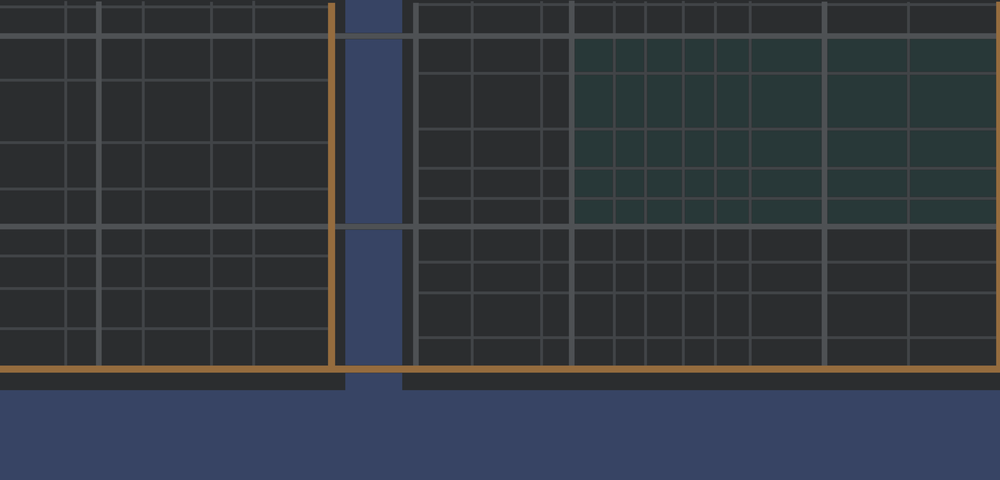
#> input picture graph/mapafinal.png, 1000 x 480 px, shrunk from 4098 x 1968 before the run
$ python processar_mapa.py
#> lines starting #> are read from the running program, lines starting #| are printed output that depends on the picture; after the words box and inside, x2 and y2 are one past the last pixel; in counts of white or black regions, pixels touching at a corner belong together
import cv2
import numpy as np
import matplotlib.pyplot as plt
from sklearn.cluster import DBSCAN


def salvar_coordenadas(pontos, arquivo_saida, cabecalho=""):
    """
    Salva as coordenadas dos pontos em um arquivo de texto.
    Formato: uma coordenada por linha, no formato 'x,y'
    """
    with open(arquivo_saida, 'w') as f:
        if cabecalho:
            f.write(f"{cabecalho}\n")
        for x, y in pontos:
            f.write(f"{x},{y}\n")
    print(f"Coordenadas salvas em: {arquivo_saida}")


def concatenar_pontos_proximos(pontos, distancia_max=10):
    """
    Concatena pontos que estão a menos de 'distancia_max' pixels de distância,
    substituindo-os pelo ponto médio do grupo.
    """
    if len(pontos) == 0:
        return pontos

    # Converter para array numpy
    pontos_array = np.array(pontos)

    # Usar DBSCAN para agrupar pontos próximos
    clustering = DBSCAN(eps=distancia_max, min_samples=1).fit(pontos_array)
    labels = clustering.labels_

    pontos_concatenados = []
    # Para cada cluster, calcular o ponto médio
    for label in set(labels):
        pontos_cluster = pontos_array[labels == label]
        ponto_medio = np.mean(pontos_cluster, axis=0).astype(int)
        pontos_concatenados.append(tuple(ponto_medio))

    print(f"Pontos antes da concatenação: {len(pontos)}")
    print(f"Pontos após concatenação: {len(pontos_concatenados)}")
    return pontos_concatenados


def filtrar_pontos_sobre_vias(pontos, img_rgb, tolerancia=20):
    """
    Filtra pontos, mantendo apenas aqueles que estão sobre vias das cores
    #4E5154 ou #956C3E.
    """
    # Definir cores das vias (RGB)
    cor_via1 = np.array([0x95, 0x6C, 0x3E], dtype=np.int16)  # 95 6C 3E
    cor_via2 = np.array([0x4E, 0x51, 0x54], dtype=np.int16)  # 4E 51 54

    # Criar faixas com tolerância e fazer clip para [0,255]
    lower1 = np.clip(cor_via1 - tolerancia, 0, 255).astype(np.uint8)
    upper1 = np.clip(cor_via1 + tolerancia, 0, 255).astype(np.uint8)
    lower2 = np.clip(cor_via2 - tolerancia, 0, 255).astype(np.uint8)
    upper2 = np.clip(cor_via2 + tolerancia, 0, 255).astype(np.uint8)

    # Criar máscaras para vias
    mask_via1 = cv2.inRange(img_rgb, lower1, upper1)
    mask_via2 = cv2.inRange(img_rgb, lower2, upper2)
    mask_vias = cv2.bitwise_or(mask_via1, mask_via2)

    pontos_filtrados = []
    pontos_removidos = 0
    h, w = mask_vias.shape[:2]

    for x, y in pontos:
        # Verificar se o ponto está sobre uma via
        if (0 <= y < h) and (0 <= x < w) and (mask_vias[y, x] > 0):
            pontos_filtrados.append((x, y))
        else:
            pontos_removidos += 1

    print(f"Pontos removidos (não estão sobre vias): {pontos_removidos}")
    print(f"Pontos restantes após filtro de vias: {len(pontos_filtrados)}")
    return pontos_filtrados, mask_vias


def calcular_centros_retangulos(contornos, area_minima=0):
    """
    Calcula os centros de todos os retângulos/contornos detectados.
    """
    centros = []
    for i, contorno in enumerate(contornos):
        # Filtrar por área mínima se especificado
        area = cv2.contourArea(contorno)
        if area < area_minima:
            continue

        # Calcular o momento do contorno para encontrar o centro
        M = cv2.moments(contorno)
        if M["m00"] != 0:
            centro_x = int(M["m10"] / M["m00"])
            centro_y = int(M["m01"] / M["m00"])
            centros.append((centro_x, centro_y))
        else:
            # Se não conseguir calcular pelos momentos, usar o retângulo delimitador
            x, y, w, h = cv2.boundingRect(contorno)
            centro_x = x + w // 2
            centro_y = y + h // 2
            centros.append((centro_x, centro_y))

    print(f"Centros de construções calculados: {len(centros)}")
    return centros


def detectar_retangulos_pretos(
    imagem_path,
    output_path,
    arquivo_cruzamentos=None,
    arquivo_construcoes=None,
    distancia_concatenacao=10
):
    """
    Detecta retângulos pretos (construções) e marca:
    - Pontos verdes nos vértices (cruzamentos)
    - Pontos azuis nos centros (construções)
    """
#> called with imagem_path = 'mapafinal.png', output_path = 'mapa_completo.png', arquivo_cruzamentos = 'pontos_cruzamentos.txt', arquivo_construcoes = 'pontos_construcoes.txt', distancia_concatenacao = 50
    # Carregar a imagem
    img = cv2.imread(imagem_path)
#> img is the input picture: shape (480, 1000, 3); mean B, G, R 63.8, 56.2, 50.6
    if img is None:
        print("Erro: Não foi possível carregar a imagem")
        return

    # Converter para RGB para exibição
    img_rgb = cv2.cvtColor(img, cv2.COLOR_BGR2RGB)

    # Converter para escala de cinza
    img_cinza = cv2.cvtColor(img, cv2.COLOR_BGR2GRAY)
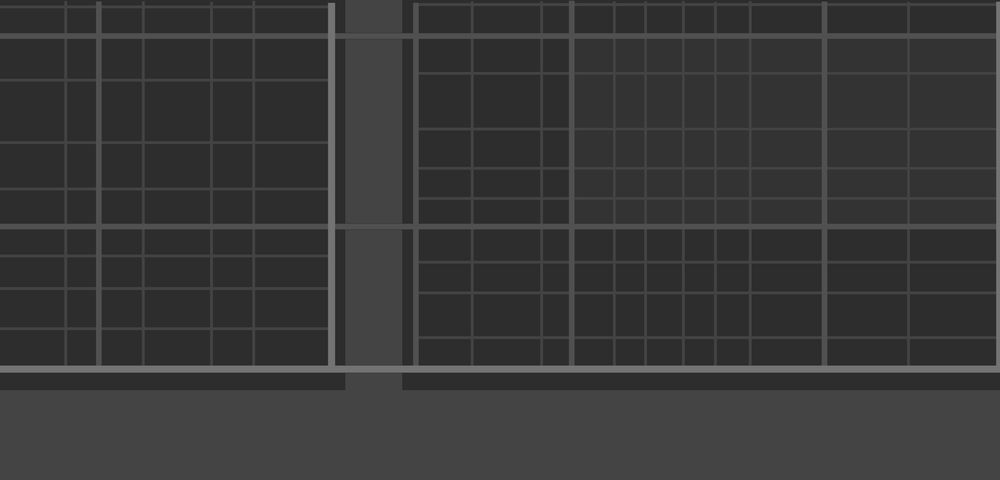
#> img_cinza: shape (480, 1000); min 38, max 123, mean 55.5

    # Criar máscara para áreas pretas (construções)
    _, mask_pretas = cv2.threshold(img_cinza, 50, 255, cv2.THRESH_BINARY_INV)
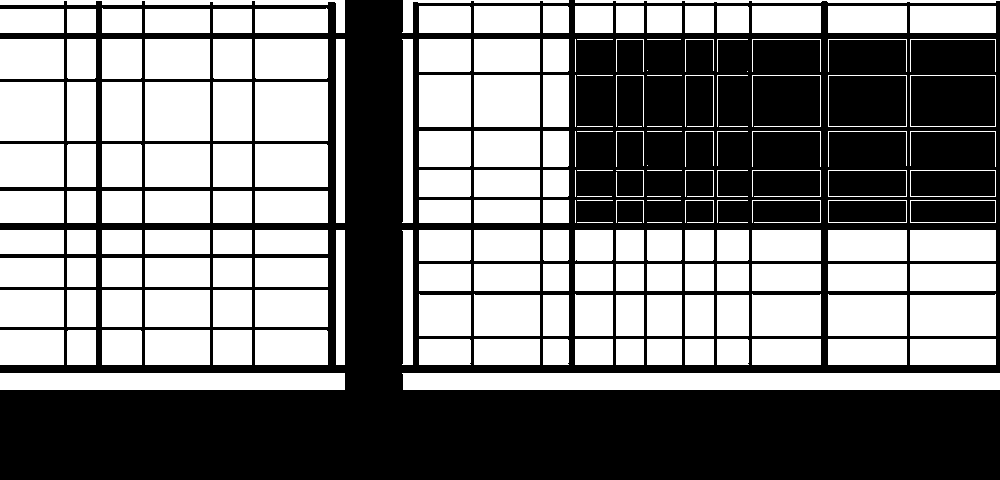
#> mask_pretas: shape (480, 1000); 49.6% white; 191 white regions (3 under 20 px), largest, box (x1, y1, x2, y2) and area: (402, 373, 1000, 390) 10150, (0, 373, 345, 390) 5865, (255, 82, 328, 141) 4307

    # Operações morfológicas para limpar a máscara
    kernel = np.ones((3, 3), np.uint8)
    mask_pretas = cv2.morphologyEx(mask_pretas, cv2.MORPH_OPEN, kernel)
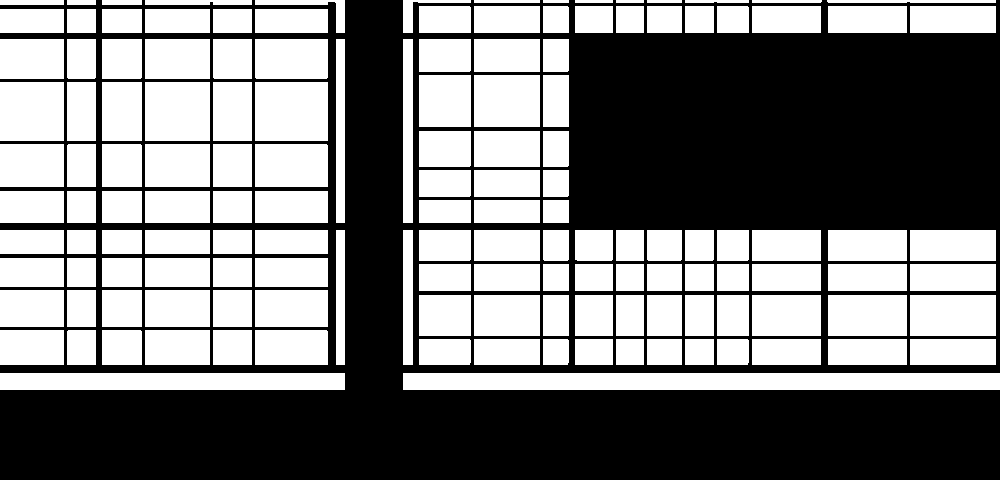
#> mask_pretas: shape (480, 1000); 48.5% white; 144 white regions
    mask_pretas = cv2.morphologyEx(mask_pretas, cv2.MORPH_CLOSE, kernel)

    # Encontrar contornos na máscara
    contornos, _ = cv2.findContours(mask_pretas, cv2.RETR_EXTERNAL, cv2.CHAIN_APPROX_SIMPLE)
#> contornos = 144 contours; largest, box (x1, y1, x2, y2) and area: (403, 373, 1000, 390) 9536, (0, 373, 345, 390) 5504, (255, 82, 328, 141) 4176, (145, 82, 210, 141) 3712, (0, 82, 64, 141) 3654
    print(f"Contornos encontrados: {len(contornos)}")
#| Contornos encontrados: 144

    # ETAPA 1: Encontrar vértices dos retângulos (cruzamentos)
    pontos_cruzamento = []

    # Processar cada contorno para extrair vértices
    for i, contorno in enumerate(contornos):
        # Aproximar o contorno para um polígono
        epsilon = 0.02 * cv2.arcLength(contorno, True)
        approx = cv2.approxPolyDP(contorno, epsilon, True)

        # Se tiver 4 vértices, é um retângulo/quadrilátero
        if len(approx) == 4:
            vertices = approx.reshape(4, 2)
            for vertice in vertices:
                x, y = vertice
                pontos_cruzamento.append((int(x), int(y)))
        else:
            # Usar retângulo delimitador
            x, y, w, h = cv2.boundingRect(contorno)
            pontos_cruzamento.extend(
                [(x, y), (x + w, y), (x + w, y + h), (x, y + h)]
            )
#> this loop made 144 passes
#> (contorno, epsilon, approx, x, y, w, h) on pass 1: ([[403, 373], [403, 389], [999, 389], [999, 373]], 24.48, [[403, 373], [999, 389]], 403, 373, 597, 17)
#> (epsilon, vertices) on passes 2 to 7: (14.4, [[0, 373], [0, 389], [344, 389], [344, 373]]), (4.4, [[910, 339], [910, 364], [995, 364], [995, 339]]), (4.12, [[828, 339], [828, 364], [906, 364], [906, 339]]), (3.72, [[752, 339], [752, 364], [820, 364], [820, 339]]), (2.22, [[717, 339], [717, 364], [747, 364], [747, 339]]), (2.12, [[685, 339], [685, 364], [713, 364], [713, 339]])
#> after the loop, pontos_cruzamento = 576 pairs, first value 0 to 1000, second value 0 to 390

    # Processar vértices (cruzamentos)
    pontos_concatenados = concatenar_pontos_proximos(pontos_cruzamento, distancia_concatenacao)
#> in concatenar_pontos_proximos, `pontos_array = np.array(pontos)`: pontos_array has the same summary as pontos_cruzamento in detectar_retangulos_pretos
#> in concatenar_pontos_proximos, `labels = clustering.labels_`: labels = 576 values, max 17 at index 480, min 0 at index 0, mean 7.4
#> the loop in concatenar_pontos_proximos, `for label in set(labels):` made 18 passes
#> ponto_medio on passes 1 to 12: [447, 248], [996, 314], [0, 265], [332, 267], [908, 297], [824, 297], [630, 277], [232, 247], [102, 247], [235, 41], [333, 38], [102, 34]
#> (pontos_cluster, ponto_medio) on passes 16 to 17: ([[910, 6], [910, 32], [906, 32], [906, 6]], [908, 19]), ([[995, 32], [995, 6], [996, 0], [996, 3]], [995, 10])
#> after the loop in concatenar_pontos_proximos, `for label in set(labels):`: pontos_concatenados = [(447, 248), (996, 314), (0, 265), (332, 267), (908, 297), (824, 297), (630, 277), (232, 247), (102, 247), (235, 41), (333, 38), (102, 34), (0, 34), (627, 18), (448, 35), (908, 19), (995, 10), (824, 10)]
#| Pontos antes da concatenação: 576
#| Pontos após concatenação: 18
    pontos_cruzamentos_filtrados, mask_vias = filtrar_pontos_sobre_vias(pontos_concatenados, img_rgb)
#> in filtrar_pontos_sobre_vias, `mask_via1 = cv2.inRange(img_rgb, lower1, upper1)`:
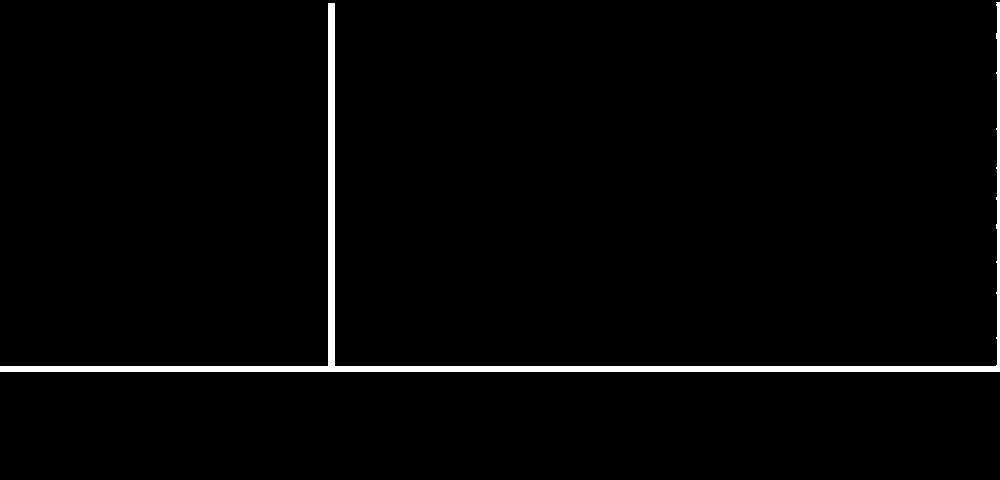
#> mask_via1: shape (480, 1000); 2% white; 1 white region, box (x1, y1, x2, y2) and area: (0, 2, 1000, 372) 9663
#> in filtrar_pontos_sobre_vias, `mask_via2 = cv2.inRange(img_rgb, lower2, upper2)`: mask_via2: shape (480, 1000); 9.8% white; 4 white regions (1 under 20 px), largest, box (x1, y1, x2, y2) and area: (335, 1, 996, 366) 32511, (0, 1, 328, 366) 14576, (345, 365, 402, 366) 57
#> in filtrar_pontos_sobre_vias, `mask_vias = cv2.bitwise_or(mask_via1, mask_via2)`:
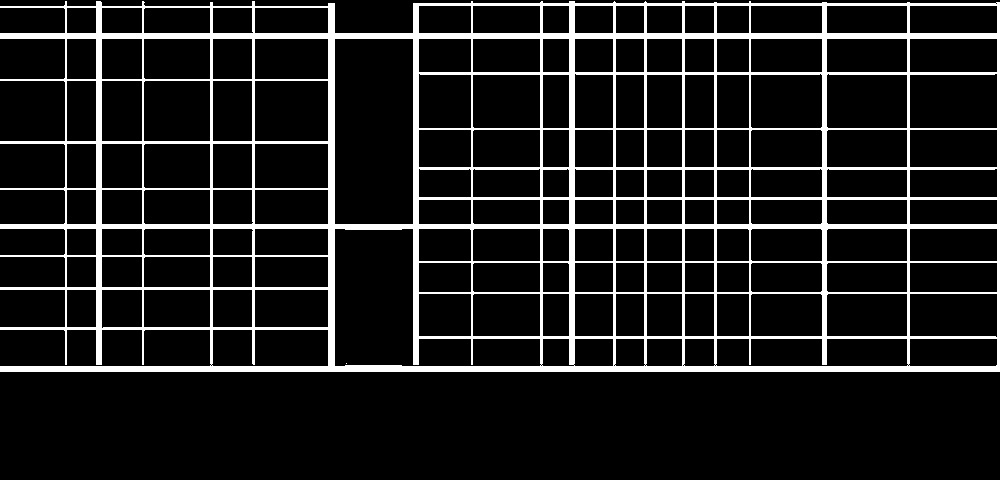
#> mask_vias: shape (480, 1000); 11.8% white; 2 white regions (1 under 20 px), largest, box (x1, y1, x2, y2) and area: (0, 1, 1000, 372) 56807
#> the loop in filtrar_pontos_sobre_vias, `for x, y in pontos:` made 18 passes
#> after the loop in filtrar_pontos_sobre_vias, `for x, y in pontos:`: pontos_filtrados = [(332, 267), (908, 297), (824, 297), (333, 38), (102, 34), (0, 34), (448, 35), (908, 19), (824, 10)]; pontos_removidos = 9
#| Pontos removidos (não estão sobre vias): 9
#| Pontos restantes após filtro de vias: 9
#> pontos_cruzamentos_filtrados has the same summary as pontos_filtrados in filtrar_pontos_sobre_vias

    # ETAPA 2: Calcular centros dos retângulos (construções)
    pontos_construcoes = calcular_centros_retangulos(contornos)
#> the loop in calcular_centros_retangulos, `for i, contorno in enumerate(contornos):` made 144 passes
#> (contorno, area, centro_x, centro_y) on passes 1, 2, 3, 4, 5, 7, 8, 9, 10, 12: ([[403, 373], [403, 389], [999, 389], [999, 373]], 9536, 701, 381), ([[0, 373], [0, 389], [344, 389], [344, 373]], 5504, 172, 381), ([[910, 339], [910, 364], [995, 364], [995, 339]], 2125, 952, 351), ([[828, 339], [828, 364], [906, 364], [906, 339]], 1950, 867, 351), ([[752, 339], [752, 364], [820, 364], [820, 339]], 1700, 786, 351), ([[685, 339], [685, 364], [713, 364], [713, 339]], 700, 699, 351), ([[647, 339], [647, 364], [681, 364], [681, 339]], 850, 664, 351), ([[616, 339], [616, 364], [643, 364], [643, 339]], 675, 629, 351), ([[575, 339], [575, 364], [612, 364], [612, 339]], 925, 593, 351), ([[474, 339], [474, 364], [539, 364], [539, 339]], 1625, 506, 351)
#> (area, centro_x, centro_y) on passes 6, 11, 13, 14, 17, 18: (773, 732, 351), (623, 555, 351), (1273, 444, 351), (2447.5, 290, 347), (1325.5, 121, 347), (951.5, 81, 347)
#> after the loop in calcular_centros_retangulos, `for i, contorno in enumerate(contornos):`: centros = 144 pairs, first value 31 to 952, second value 0 to 381
#| Centros de construções calculados: 144
#> pontos_construcoes has the same summary as centros in calcular_centros_retangulos

    print("RESUMO:")
    print(f"  Cruzamentos: {len(pontos_cruzamentos_filtrados)} pontos")
#|   Cruzamentos: 9 pontos
    print(f"  Construções: {len(pontos_construcoes)} pontos")
#|   Construções: 144 pontos

    # Criar imagem de resultado - APENAS COM OS PONTOS, SEM CONTORNOS
    img_resultado = img_rgb.copy()

    # Marcar pontos de CRUZAMENTO nos vértices (VERDE) - SEM BORDA BRANCA
    for x, y in pontos_cruzamentos_filtrados:
        cv2.circle(img_resultado, (x, y), 6, (0, 255, 0), -1)  # Verde sólido
#> this loop made 9 passes
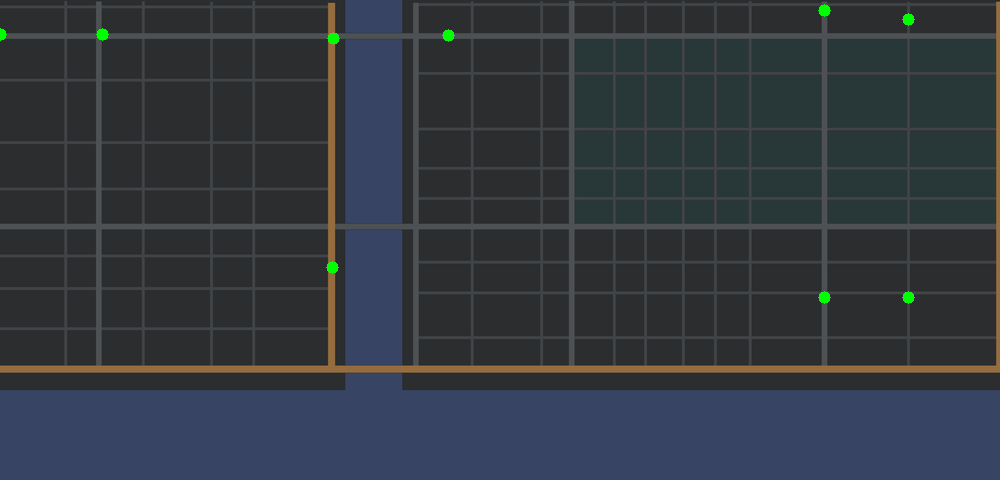
#> img_resultado: shape (480, 1000, 3); mean R, G, B 50.4, 56.5, 63.7

    # Marcar pontos de CONSTRUÇÃO nos centros (AZUL) - SEM BORDA BRANCA
    for x, y in pontos_construcoes:
        cv2.circle(img_resultado, (x, y), 6, (255, 0, 0), -1)  # Azul sólido
#> this loop made 144 passes
#> (x, y) on passes 1 to 12: (701, 381), (172, 381), (952, 351), (867, 351), (786, 351), (732, 351), (699, 351), (664, 351), (629, 351), (593, 351), (555, 351), (506, 351)
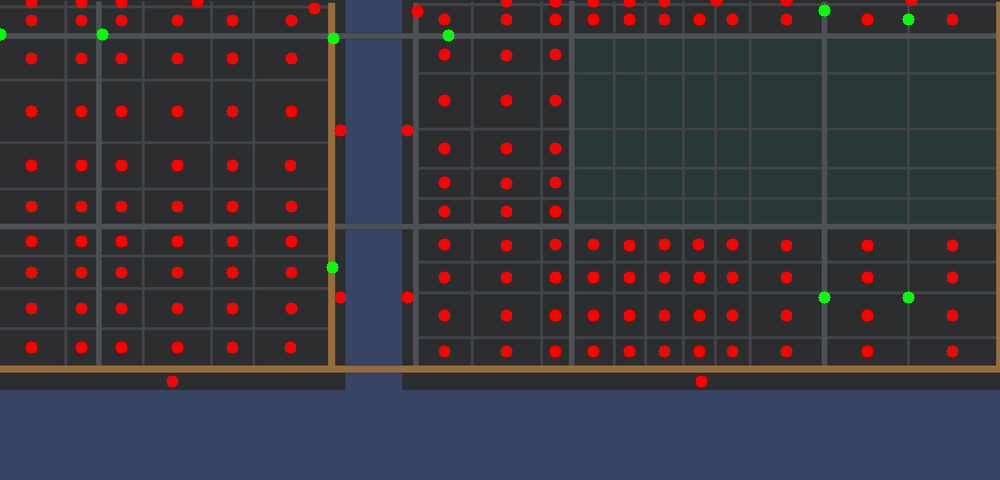
#> img_resultado: shape (480, 1000, 3); 3.29% of pixels changed, all inside (x1, y1, x2, y2) = (25, 0, 959, 388)

    # Salvar imagem resultante
    img_resultado_bgr = cv2.cvtColor(img_resultado, cv2.COLOR_RGB2BGR)
    cv2.imwrite(output_path, img_resultado_bgr)

    # Salvar coordenadas em arquivos separados
    if arquivo_cruzamentos:
        salvar_coordenadas(pontos_cruzamentos_filtrados, arquivo_cruzamentos, "Cruzamentos (x,y)")
#> the loop in salvar_coordenadas, `for x, y in pontos:` made 9 passes
    if arquivo_construcoes:
        salvar_coordenadas(pontos_construcoes, arquivo_construcoes, "Construções (x,y)")
#> the loop in salvar_coordenadas (call 2), `for x, y in pontos:` made 144 passes

    # Mostrar imagens para análise
    plt.figure(figsize=(15, 5))
    plt.subplot(1, 3, 1)
    plt.imshow(img_rgb)
    plt.title('Imagem Original')
    plt.axis('off')

    plt.subplot(1, 3, 2)
    plt.imshow(mask_pretas, cmap='gray')
    plt.title('Máscara - Áreas Pretas')
    plt.axis('off')

    plt.subplot(1, 3, 3)
    plt.imshow(img_resultado)
    plt.title(f'Cruzamentos: {len(pontos_cruzamentos_filtrados)} (Verde)\nConstruções: {len(pontos_construcoes)} (Azul)')
    plt.axis('off')
    plt.tight_layout()
    plt.show()

    return img_resultado, pontos_cruzamentos_filtrados, pontos_construcoes


# [99 lines left out: function detectar_retangulos_pretos_melhorado, not called in this run]


# Função principal
def processar_retangulos_pretos(
    imagem_path,
    output_path,
    metodo='simples',
    arquivo_cruzamentos=None,
    arquivo_construcoes=None,
    area_minima=100,
    distancia_concatenacao=10
):
    """
    Processa o mapa e marca:
    - Pontos verdes nos vértices dos retângulos (cruzamentos)
    - Pontos azuis nos centros dos retângulos (construções)

    Args:
        imagem_path: Caminho para a imagem do mapa
        output_path: Caminho para salvar a imagem resultante
        metodo: 'simples' ou 'melhorado'
        arquivo_cruzamentos: Arquivo para salvar coordenadas dos cruzamentos
        arquivo_construcoes: Arquivo para salvar coordenadas das construções
        area_minima: Área mínima para considerar um contorno
        distancia_concatenacao: Distância máxima para concatenar pontos
    """
    if metodo == 'melhorado':
        return detectar_retangulos_pretos_melhorado(
            imagem_path, output_path,
            arquivo_cruzamentos, arquivo_construcoes,
            area_minima, distancia_concatenacao
        )
    else:
        return detectar_retangulos_pretos(
            imagem_path, output_path,
            arquivo_cruzamentos, arquivo_construcoes,
            distancia_concatenacao
        )


# Usar a função
if __name__ == "__main__":
    imagem_original = 'mapafinal.png'
    imagem_resultado = 'mapa_completo.png'
    arquivo_cruzamentos = 'pontos_cruzamentos.txt'
    arquivo_construcoes = 'pontos_construcoes.txt'

    # Processar retângulos pretos
    resultado, cruzamentos, construcoes = processar_retangulos_pretos(
        imagem_original,
        imagem_resultado,
        metodo='simples',  # 'simples' ou 'melhorado'
        arquivo_cruzamentos=arquivo_cruzamentos,
        arquivo_construcoes=arquivo_construcoes,
        distancia_concatenacao=50
    )
#> cruzamentos has the same summary as pontos_filtrados in filtrar_pontos_sobre_vias; construcoes has the same summary as centros in calcular_centros_retangulos

    print("\n=== RESULTADOS FINAIS ===")
    print(f"Imagem resultante salva como: {imagem_resultado}")
    print(f"Cruzamentos salvos em: {arquivo_cruzamentos} ({len(cruzamentos)} pontos)")
#| Cruzamentos salvos em: pontos_cruzamentos.txt (9 pontos)
    print(f"Construções salvas em: {arquivo_construcoes} ({len(construcoes)} pontos)")
#| Construções salvas em: pontos_construcoes.txt (144 pontos)

    # Exibir algumas coordenadas de exemplo
    if cruzamentos:
        print("\nPrimeiros 5 CRUZAMENTOS:")
        for i, (x, y) in enumerate(cruzamentos[:5]):
            print(f"  {i+1}: ({x}, {y})")
#> this loop made 5 passes
#|   1: (332, 267)
#|   2: (908, 297)
#|   3: (824, 297)
#|   4: (333, 38)
#|   5: (102, 34)
    if construcoes:
        print("\nPrimeiras 5 CONSTRUÇÕES:")
        for i, (x, y) in enumerate(construcoes[:5]):
            print(f"  {i+1}: ({x}, {y})")
#> this loop made 5 passes
#|   1: (701, 381)
#|   2: (172, 381)
#|   3: (952, 351)
#|   4: (867, 351)
#|   5: (786, 351)
